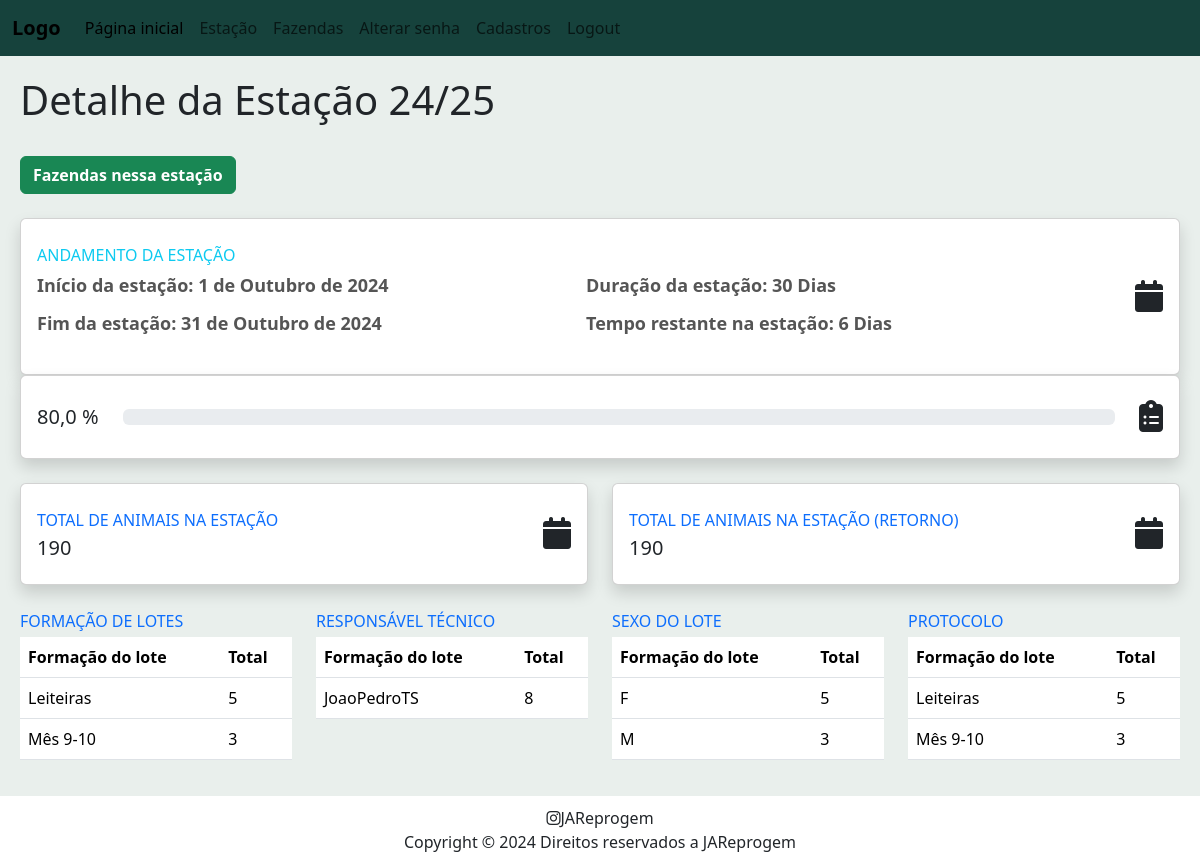
/season/1 (signed in), run on the app's committed database.
### season/models.py (models this page shows, shortened)
class Season(models.Model):
    season_name = models.CharField(max_length=200)
    begin_date = models.DateField()
    end_date = models.DateField()
    farms = models.ManyToManyField(Farm, related_name='seasons')
    def get_duration(self):
        delta = self.end_date - self.begin_date
        return delta.days
    def get_remaining_days(self):
        today = timezone.now().date()
        if self.end_date >= today:
            remaining_days = self.end_date - today
            return remaining_days.days
        return 0

### batch/models.py (models this page shows, shortened)
class Shaping(models.Model):
    shaping_name = models.CharField(max_length=100)
    shaping_acronym = models.CharField(max_length=4)

### season/views.py (the view)
# urls.py: path("<int:season_id>", views.season_detail, name="season_detail"),
@login_required
def season_detail(request, season_id):
    season = Season.objects.get(pk=season_id)
    total_batch_size = Batch.objects.filter(
        season=season,
        prior_batch__isnull=True,
    ).aggregate(total=Sum("batch_size"))["total"]
    batches_types = Batch.objects.filter(season_id=season_id).values('batch_shaping__shaping_name').annotate(total=Count('id'))
    vets = Batch.objects.filter(season_id=season_id).values('vet_name__username').annotate(total=Count('id'))
    batches_maternity_count = Batch.objects.filter(season_id=season_id).values("batch_maternity").annotate(total=Count("id"))
    season_duration = season.get_duration()
    elapsed_days = timezone.now().date() - season.begin_date
    if season.begin_date > timezone.now().date():
        percent_remaining_days = 0
        remaining_days = season.get_duration()
    else:
        percent_remaining_days = round(((elapsed_days.days/season_duration)*100), 2)
        remaining_days = season.get_remaining_days()
    context = {
        "season": season,
        "total_batch_size": total_batch_size,
        "batches_types": batches_types,
        "batches_maternity_count": batches_maternity_count,
        "vets":vets,
        "season_duration": season_duration,
        "remaining_days": remaining_days,
        "percent_remaining_days": percent_remaining_days
    }
    return render(request, "season/season-detail.html", context)

### season/templates/season/season-detail.html (shortened to what this page needs)
{% extends 'farm/base.html' %}
    {% block body %}
        <h1>Detalhe da {{ season.season_name }}</h1>
        <br>
        <div class="row">
            <div class="col-lg-3">
                <button class="btn btn-success">
                    <a href="{% url 'farm_index' season.id %}">Fazendas nessa estação</a>
                </button>
            </div>
        </div>
        <br>
        <div class="row">
            <div class="col-lg-12">
                <div class="card border-left-primary shadow h-100 py-2">
                    <div class="card-body">
                        <div class="row no-gutters align-items-center">
                            <div class="col mr-2">
                                <div class="text-xs font-weight-bold text-info text-uppercase mb-2">Andamento da estação</div>
                                <div class="row">
                                    <div class="col-lg-6">
                                        <div class="h5 mb-0 font-weight-bold text-gray-800">
                                            <p>Início da estação: {{ season.begin_date }}</p>
                                            <p>Fim da estação: {{ season.end_date }}</p>
                                        </div>
                                    </div>
                                    <div class="col-lg-6">
                                        <div class="h5 mb-0 font-weight-bold text-gray-800">
                                            <p>Duração da estação: {{ season_duration }} Dias</p>
                                            <p>Tempo restante na estação: {{ remaining_days }} Dias</p>
                                        </div>
                                    </div>
                                </div>
                            </div>
                            <div class="col-auto">
                                <i class="fas fa-calendar fa-2x text-gray-300"></i>
                            </div>
                        </div>
                    </div>
                </div>
            </div>
        </div>
        <div class="row">
            <div class="col-lg-12 ">
                <div class="card border-left-info shadow h-100 py-2">
                    <div class="card-body">
                        <div class="row no-gutters align-items-center">
                            <div class="col mr-2">
                                <div class="row no-gutters align-items-center">
                                    <div class="col-auto">
                                        <div class="h5 mb-0 mr-3 font-weight-bold text-gray-800 mb-" id="percent_remaining_days">
                                            {{ percent_remaining_days }} %
                                        </div>
                                    </div>
                                    <div class="col">
                                        <div class="progress progress-sm mr-2">
                                        </div>
                                    </div>
                                </div>
                            </div>
                            <div class="col-auto">
                                <i class="fas fa-clipboard-list fa-2x text-gray-300"></i>
                            </div>
                        </div>
                    </div>
                </div>
            </div>
        </div>
        <br>
        <div class="row">
            <div class="col-lg-6 mb-4">
                <div class="card border-left-primary shadow h-100 py-2">
                    <div class="card-body">
                        <div class="row no-gutters align-items-center">
                            <div class="col mr-2">
                                <div class="text-xs font-weight-bold text-primary text-uppercase mb-1">
                                    Total de animais na estação
                                </div>
                                <div class="h5 mb-0 font-weight-bold text-gray-800">
                                    {{ total_batch_size }}
                                </div>
                            </div>
                            <div class="col-auto">
                                <i class="fas fa-calendar fa-2x text-gray-300"></i>
                            </div>
                        </div>
                    </div>
                </div>
            </div>
            <div class="col-lg-6 mb-4">
                <div class="card border-left-primary shadow h-100 py-2">
                    <div class="card-body">
                        <div class="row no-gutters align-items-center">
                            <div class="col mr-2">
                                <div class="text-xs font-weight-bold text-primary text-uppercase mb-1">
                                    Total de animais na estação (Retorno)
                                </div>
                                <div class="h5 mb-0 font-weight-bold text-gray-800">
                                    {{ total_batch_size }}
                                </div>
                            </div>
                            <div class="col-auto">
                                <i class="fas fa-calendar fa-2x text-gray-300"></i>
                            </div>
                        </div>
                    </div>
                </div>
            </div>
        </div>
        <div class="row">
            <div class="col-lg-3">
                <div class="text-xs font-weight-bold text-primary text-uppercase mb-1">
                    Formação de lotes
                </div>
                <table class="table">
                    <thead>
                        <tr>
                            <th scope="col">Formação do lote</th>
                            <th scope="col">Total</th>
                        </tr>
                    </thead>
                    <tbody>
                        {% for batch in batches_types %}
                        <tr>
                            <td>{{ batch.batch_shaping__shaping_name }}</td>
                            <td>{{ batch.total }}</td>
                        </tr>
                        {% endfor %}
                    </tbody>
                </table>
            </div>
            <div class="col-lg-3">
                <div class="text-xs font-weight-bold text-primary text-uppercase mb-1">
                    Responsável técnico
                </div>
                <table class="table">
                    <thead>
                        <tr>
                            <th scope="col">Formação do lote</th>
                            <th scope="col">Total</th>
                        </tr>
                    </thead>
                    <tbody>
                        {% for vet in vets %}
                        <tr>
                            <td>{{ vet.vet_name__username }}</td>
                            <td>{{ vet.total }}</td>
                        </tr>
                        {% endfor %}
                    </tbody>
                </table>
            </div>
            <div class="col-lg-3">
                <div class="text-xs font-weight-bold text-primary text-uppercase mb-1">
                    Sexo do lote
                </div>
                <table class="table">
                    <thead>
                        <tr>
                            <th scope="col">Formação do lote</th>
                            <th scope="col">Total</th>
                        </tr>
                    </thead>
                    <tbody>
                        {% for batch in batches_maternity_count %}
                        <tr>
                            <td>{{ batch.batch_maternity  }}</td>
                            <td>{{ batch.total }}</td>
                        </tr>
                        {% endfor %}
                    </tbody>
                </table>
            </div>
            <div class="col-lg-3">
                <div class="text-xs font-weight-bold text-primary text-uppercase mb-1">
                    Protocolo
                </div>
                <table class="table">
                    <thead>
                        <tr>
                            <th scope="col">Formação do lote</th>
                            <th scope="col">Total</th>
                        </tr>
                    </thead>
                    <tbody>
                        {% for batch in batches_types %}
                        <tr>
                            <td>{{ batch.batch_shaping__shaping_name }}</td>
                            <td>{{ batch.total }}</td>
                        </tr>
                        {% endfor %}
                    </tbody>
                </table>
            </div>
        </div>
{% endblock %}

### static/css/styles.css (style rules this page uses)
p { font-size: large; color: #555; font-weight: bold; }
a { text-decoration: none; color: inherit; font-weight: bold; }

### farm/templates/farm/base.html (style rules this page uses)
html, body { background-color: #e9efec; height: 100%; display: flex; flex-direction: column; }

### data on the page
Season: season_name "Estação 24/25", begin_date "1 de Outubro de 2024", end_date "31 de Outubro de 2024"
Shaping: batch_shaping__shaping_name "Leiteiras", total "5"
Shaping: batch_shaping__shaping_name "Mês 9-10", total "3"

### other printed values
{{ season_duration }} "30"
{{ remaining_days }} "6"
{{ percent_remaining_days }} "80,0"
{{ total_batch_size }} "190"
{{ vet.vet_name__username }} "JoaoPedroTS"
{{ vet.total }} "8"
{{ batch.batch_maternity }} "F" "M"
{{ batch.total }} "5" "3"
